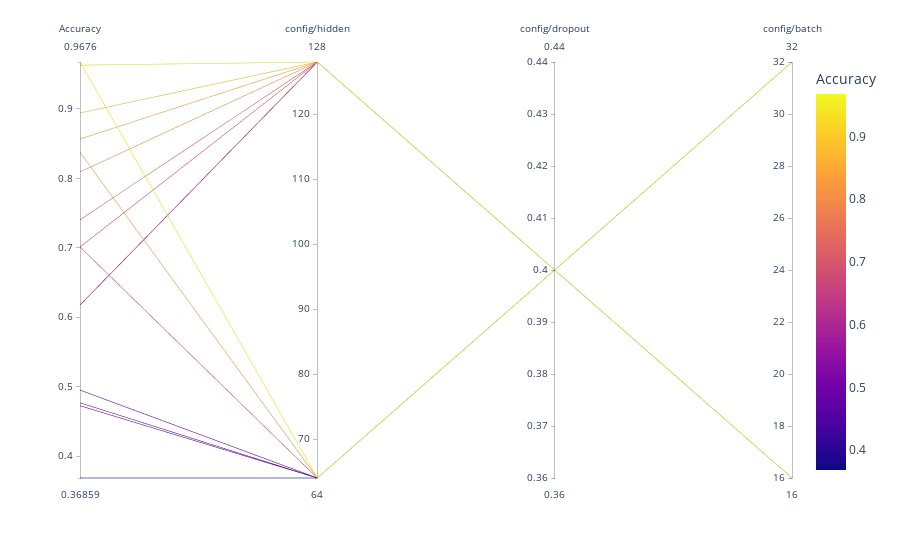

The code cell stored with this chart in its notebook:
### Markdown cell above
Make a parallel plot

### Code cell
px.parallel_coordinates(p, color="Accuracy")

### Figure 1 — Plotly figure (JSON) as saved in the notebook; plotly's stock layout.template omitted (floating-point values rounded to 4 significant figures)
{"data": [{"dimensions": [{"label": "Accuracy", "values": [0.3686, 0.4727, 0.4769, 0.4952, 0.6177, 0.6177, 0.7013, 0.7013, 0.7403, 0.8093, 0.8375, 0.8567, 0.8942, 0.963, 0.9676]}, {"label": "config/hidden", "values": [64, 64, 64, 64, 128, 128, 64, 128, 128, 128, 64, 128, 128, 128, 64]}, {"label": "config/dropout", "values": [0.4, 0.4, 0.4, 0.4, 0.4, 0.4, 0.4, 0.4, 0.4, 0.4, 0.4, 0.4, 0.4, 0.4, 0.4]}, {"label": "config/batch", "values": [16, 16, 32, 16, 32, 16, 16, 32, 16, 16, 32, 32, 32, 16, 32]}], "domain": {"x": [0, 1], "y": [0, 1]}, "line": {"color": [0.3686, 0.4727, 0.4769, 0.4952, 0.6177, 0.6177, 0.7013, 0.7013, 0.7403, 0.8093, 0.8375, 0.8567, 0.8942, 0.963, 0.9676], "coloraxis": "coloraxis"}, "name": "", "type": "parcoords"}], "layout": {"coloraxis": {"colorbar": {"title": {"text": "Accuracy"}}, "colorscale": [[0, "#0d0887"], [0.1111, "#46039f"], [0.2222, "#7201a8"], [0.3333, "#9c179e"], [0.4444, "#bd3786"], [0.5556, "#d8576b"], [0.6667, "#ed7953"], [0.7778, "#fb9f3a"], [0.8889, "#fdca26"], [1, "#f0f921"]]}, "legend": {"tracegroupgap": 0}, "margin": {"t": 60}}}
